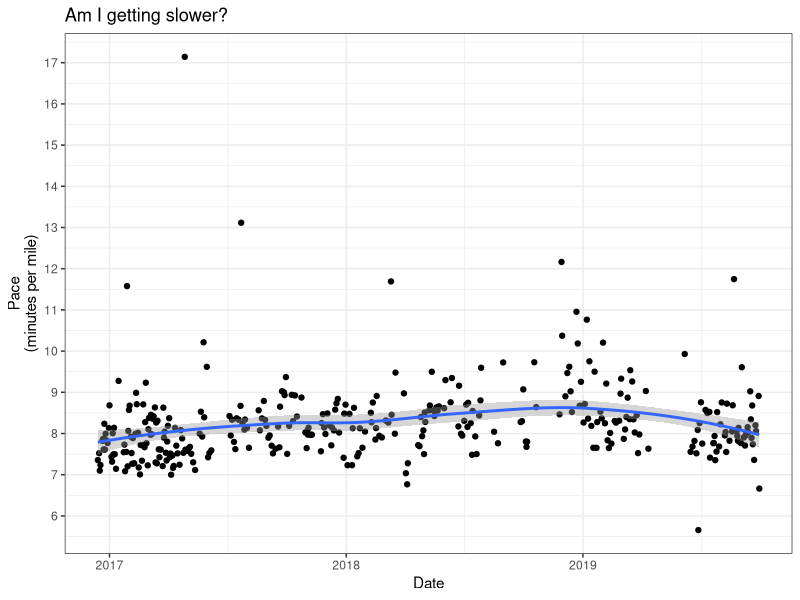
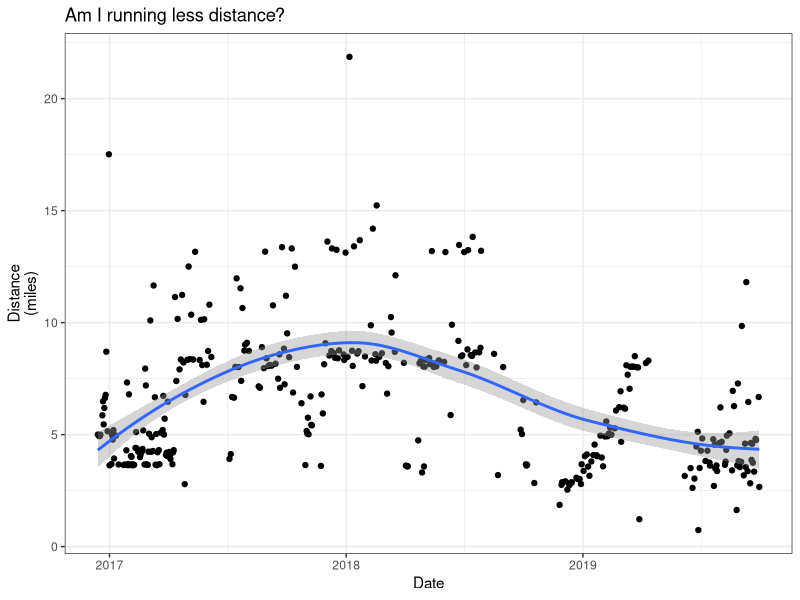
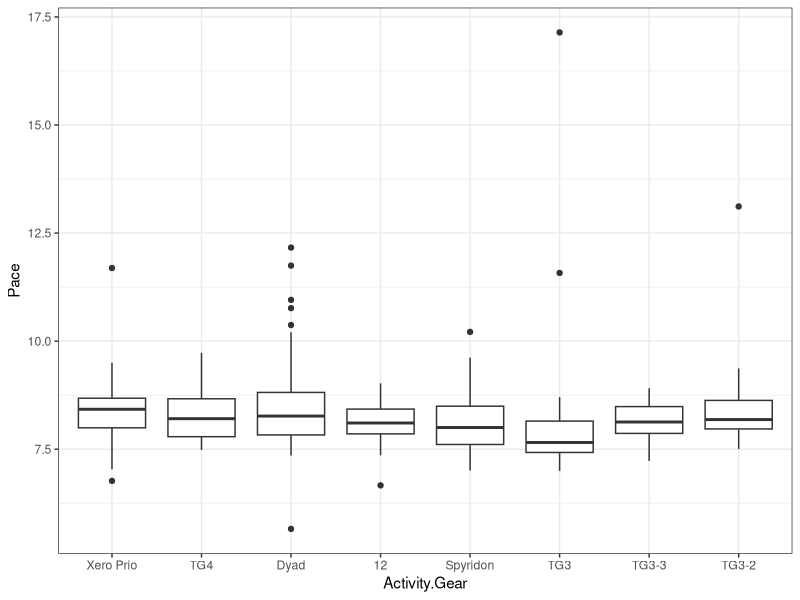

The R source for these figures, in order:
## ---- chunk 1
knitr::opts_chunk$set(echo = TRUE)
## ---- chunk 2
activities <- read.csv("export_18831425/activities.csv")
names(activities) # This gives the names of the variables in the spreadsheet
table(activities$Activity.Type)
## ---- chunk 3
library(tidyverse)
run_df <- activities %>% 
  dplyr::filter(Activity.Type == "Run") %>% # Only look at runs
  dplyr::select(Activity.Date, Activity.Gear, Elapsed.Time, Distance)
head(run_df)
## ---- chunk 4
final_run_df <- run_df %>% 
  dplyr::mutate(Date = substr(Activity.Date,1,12), # Get rid of the time information
                Date = as.Date(Date,format = "%b %d, %Y")) %>%  # Get R to read as a date
  dplyr::group_by(Date) %>% # Next, in case there are multiple runs in a day, group all of the data together
  dplyr::summarize(Elapsed.Time = sum(Elapsed.Time),
                   Distance = sum(Distance),
                   Activity.Gear = first(Activity.Gear)) %>% 
  dplyr::ungroup() %>% 
  dplyr::mutate(Distance = Distance / 1.609, # Convert from km to miles
                Minutes = Elapsed.Time / 60, # Convert from second to minutes
                Pace = Minutes / Distance)
## ---- chunk 5
ggplot(final_run_df) +
  geom_point(aes(x = Date, y = Pace)) + # Put the points on the graph
  geom_smooth(aes(x = Date, y = Pace)) + # Plot a smoothed curve over the points
  scale_y_continuous("Pace\n(minutes per mile)",breaks = seq(6,17)) + # Control where the grid lines are on the y-axis
  ggtitle("Am I getting slower?") + # Adds a title
  theme_bw() # Gives a nice, clean plot with minimal color
## ---- chunk 6
ggplot(final_run_df) +
  geom_point(aes(x = Date, y = Distance)) + # Put the points on the graph
  geom_smooth(aes(x = Date, y = Distance)) + # Plot a smoothed curve over the points
  scale_y_continuous("Distance\n(miles)") + # Control where the grid lines are on the y-axis
  ggtitle("Am I running less distance?") + # Adds a title
  theme_bw() # Gives a nice, clean plot with minimal color
## ---- chunk 7
date_order_shoes <- final_run_df %>% 
  dplyr::filter(Activity.Gear != "") %>% 
  dplyr::group_by(Activity.Gear) %>% 
  dplyr::summarize(first_worn = first(Date)) %>% 
  dplyr::ungroup() %>% 
  dplyr::mutate(date_rank = rank(first_worn))

final_run_df %>% 
  dplyr::filter(Activity.Gear != "") %>% 
  dplyr::mutate(Activity.Gear = factor(as.character(Activity.Gear),
                                       levels = as.character(date_order_shoes$Activity.Gear)[date_order_shoes$date_rank])) %>% 
  ggplot() +
  geom_boxplot(aes(y = Pace, x = Activity.Gear)) +
  theme_bw()
